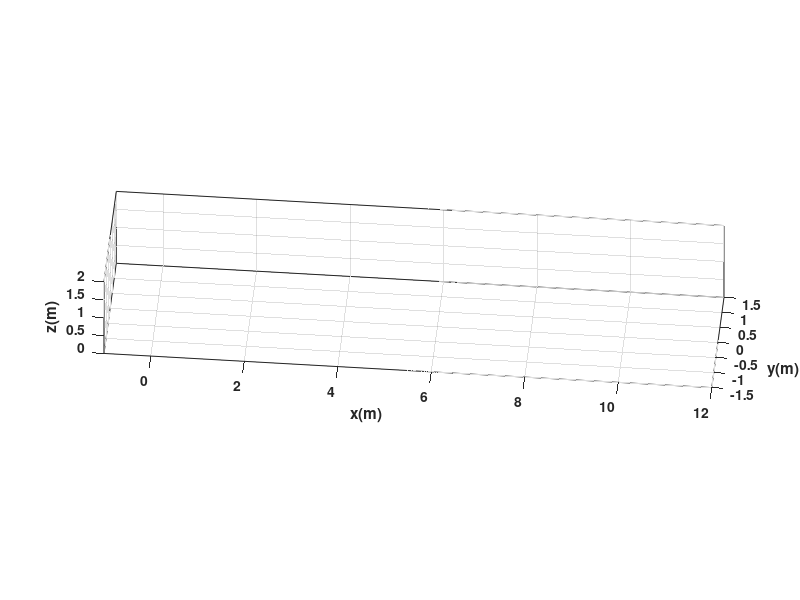

MATLAB code for this plot: (Note: this script raises an error after producing the figure.)
clear
close all
clc

%%%%%%%%%%%%%%%%%%%%%%%%%%%%%% TIEMPO %%%%%%%%%%%%%%%%%%%%%%%%%%%%%%%%%%%%%
tf = 10;            
ts = 0.009;          
t = 0: ts: tf;       
N = length(t);       

%%%%%%%%%%%%%%%%%%%%%%%% CONDICIONES INICIALES %%%%%%%%%%%%%%%%%%%%%%%%%%%%
x1 = zeros(1,N+1);  
y1 = zeros(1,N+1);  
phi = zeros(1,N+1); 

x1(1) = 0;              
y1(1) = 0;             
% Calculamos el ángulo inicial exacto basado en la derivada en t=0
dy0 = 2*exp(-0.3*0)*(cos(0) - 0.3*sin(0)); 
phi(1) = atan2(dy0, 1); 

%%%%%%%%%%%%%%%%%%%%%%%%%%%% PUNTO DE CONTROL %%%%%%%%%%%%%%%%%%%%%%%%%%%%%
hx = zeros(1,N+1);  
hy = zeros(1,N+1);  
hx(1) = x1(1);
hy(1) = y1(1);

%%%%%%%%%%%%%%%%%%%%%% VELOCIDADES DE REFERENCIA %%%%%%%%%%%%%%%%%%%%%%%%%%
u = zeros(1,N); 
w = zeros(1,N); 

for k = 1:N
    tk = t(k);
    
    % f(t) = 2*sin(t)*exp(-0.3*t)
    dx = 1;
    dy = 2*exp(-0.3*tk)*(cos(tk) - 0.3*sin(tk));
    ddy = 2*exp(-0.3*tk)*(-1.09*sin(tk) - 0.6*cos(tk));
    
    % Paso 4: Velocidad lineal u(t) [cite: 32, 37, 67]
    u(k) = sqrt(dx^2 + dy^2);
    
    % Paso 6: Velocidad angular w(t) [cite: 48, 59, 65]
    w(k) = ddy / (1 + dy^2);
end

%%%%%%%%%%%%%%%%%%%%%%%%% BUCLE DE SIMULACION %%%%%%%%%%%%%%%%%%%%%%%%%%%%%
for k=1:N 
    tk = t(k);
        % Esto evita que el error se acumule y la trayectoria se desvíe [cite: 41, 42]
    dy_actual = 2*exp(-0.3*tk)*(cos(tk) - 0.3*sin(tk));
    phi(k+1) = atan2(dy_actual, 1); 
    
    % Modelo Cinemático Diferencial [cite: 82]
    xp1 = u(k)*cos(phi(k+1)); 
    yp1 = u(k)*sin(phi(k+1));
    
    x1(k+1) = x1(k) + xp1*ts; 
    y1(k+1) = y1(k) + yp1*ts; 
    
    hx(k+1) = x1(k+1); 
    hy(k+1) = y1(k+1);
end

%%%%%%%%%%%%%%%%%%%%%%%%%%%%% SIMULACION VIRTUAL 3D %%%%%%%%%%%%%%%%%%%%%%%%%%%%
scene=figure;
set(scene,'Color','white');
set(gca,'FontWeight','bold');
sizeScreen=get(0,'ScreenSize');
set(scene,'position',sizeScreen);
camlight('headlight');
axis equal; grid on; box on;
xlabel('x(m)'); ylabel('y(m)'); zlabel('z(m)');
view([5 40]);
axis([-1 12 -1.5 1.5 0 2]); % Ejes ajustados para ver mejor la oscilación

scale = 2;
MobileRobot_5;
H1=MobilePlot_4(x1(1),y1(1),phi(1),scale); hold on;
H2=plot3(hx(1),hy(1),0,'r','lineWidth',2);

step = 10; % Aumentamos el salto para que la animación no tarde tanto
for k=1:step:N
    delete(H1);    
    delete(H2);
    H1=MobilePlot_4(x1(k),y1(k),phi(k),scale);
    H2=plot3(hx(1:k),hy(1:k),zeros(1,k),'r','lineWidth',2);
    pause(0.01);
end

%%%%%%%%%%%%%%%%%%%%%%%%%%%%% GRAFICAS %%%%%%%%%%%%%%%%%%%%%%%%%%%%
graph=figure;
set(graph,'position',sizeScreen);
subplot(211)
plot(t,u,'b','LineWidth',2),grid on,title('Velocidad Lineal (u)'),ylabel('m/s')
subplot(212)
plot(t,w,'r','LineWidth',2),grid on,title('Velocidad Angular (w)'),ylabel('rad/s')
